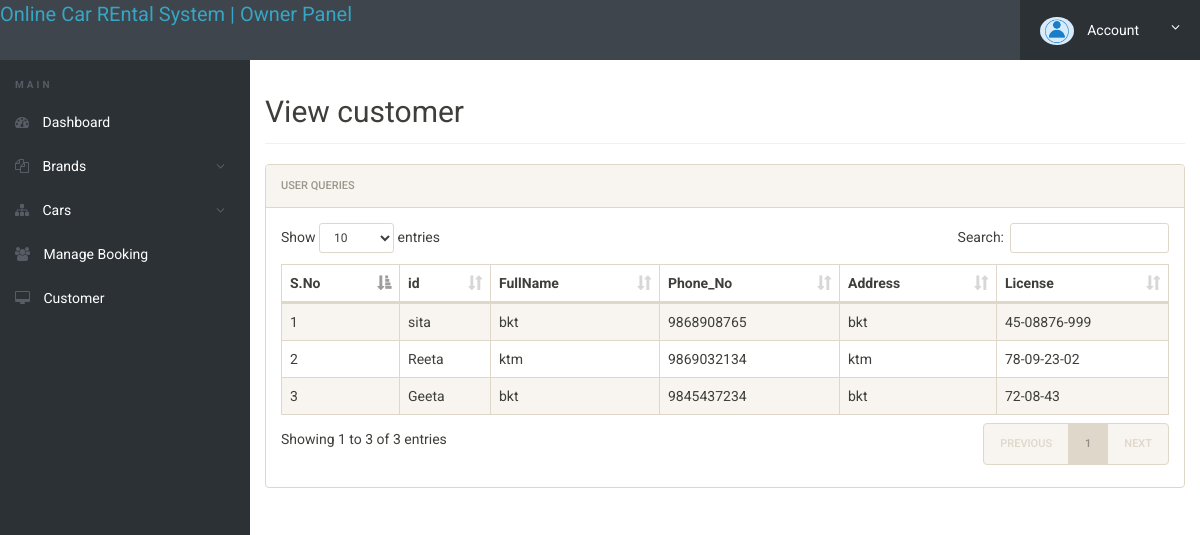
Screenshot of /OnlineCarRent/admin/view-customer.php (signed in) with the database file from the repository.
### tables this page shows
CREATE TABLE `tblcustomers` (
  `id` int(11) NOT NULL,
  `firstname` varchar(100) NOT NULL,
  `lastname` varchar(100) NOT NULL,
  `address` varchar(100) NOT NULL,
  `phoneno` varchar(50) NOT NULL,
  `license` varchar(60) NOT NULL,
  `password` varchar(50) NOT NULL
);

### OnlineCarRent/admin/view-customer.php (the view, shortened to what this page needs)
<?php
include('includes/config.php');
?>
<!doctype html>
<html lang="en" class="no-js">
<head>
    <link rel="stylesheet" href="css/font-awesome.min.css">
    <link rel="stylesheet" href="css/bootstrap.min.css">
    <link rel="stylesheet" href="css/dataTables.bootstrap.min.css">
    <link rel="stylesheet" href="css/bootstrap-social.css">
    <link rel="stylesheet" href="css/bootstrap-select.css">
    <link rel="stylesheet" href="css/fileinput.min.css">
    <link rel="stylesheet" href="css/awesome-bootstrap-checkbox.css">
    <link rel="stylesheet" href="css/style.css">
</head>
<body>
    <?php include('includes/header.php');?>
    <div class="ts-main-content">
        <?php include('includes/leftbar.php');?>
        <div class="content-wrapper">
            <div class="container-fluid">
                <div class="row">
                    <div class="col-md-12">
                        <h2 class="page-title">View customer</h2>
                        <div class="panel panel-default">
                            <div class="panel-heading">User queries</div>
                            <div class="panel-body">
                                <table id="zctb" class="display table table-striped table-bordered table-hover" cellspacing="0" width="100%">
                                    <thead>
                                        <tr>
                                            <th>S.No</th>
                                            <th>id</th>
                                            <th>FullName</th>
                                            <th>Phone_No</th>
                                            <th>Address</th>
                                            <th>License</th>
                                        </tr>
                                    </thead>
                                    <tbody>
                                        <?php
                                        $sql = "SELECT * from  tblcustomers ";
                                        $query = $dbh->prepare($sql);
                                        $query->execute();
                                        $results = $query->fetchAll(PDO::FETCH_OBJ);
                                        $cnt = 1;
                                        if($query->rowCount() > 0) {
                                            foreach($results as $result) { ?>
                                                <tr>
                                                    <td><?php echo htmlentities($cnt);?></td>
                                                    <td><?php echo htmlentities($result->firstname);?></td>
                                                    <td><?php echo htmlentities($result->address);?></td>
                                                    <td><?php echo htmlentities($result->phoneno);?></td>
                                                    <td><?php echo htmlentities($result->address);?></td>
                                                    <td><?php echo htmlentities($result->license);?></td>
                                                </tr>
                                            <?php
                                            $cnt = $cnt + 1;
                                        }} ?>
                                    </tbody>
                                </table>
                            </div>
                        </div>
                    </div>
                </div>
            </div>
        </div>
    </div>
</body>
</html>

### OnlineCarRent/admin/css/style.css (style rules this page uses)
html { font-size: 14px; }
@media only screen and (min-width: 480px) { html { font-size: 17px; } }
@media only screen and (min-width: 768px) { html { font-size: 14px; } }
body { font-size: 1em; }
.panel { overflow: hidden; }
.page-title { padding-bottom: 15px; margin-bottom: 20px; border-bottom: 1px solid #f0f0f0; }
.ts-main-content .content-wrapper { padding-top: 15px; margin-top: 60px; }
@media only screen and (min-width: 992px) { .ts-main-content .content-wrapper { margin-left: 250px; } }

### rows the page displays
tblcustomers: firstname "sita", address "bkt", phoneno "9868908765", license "45-08876-999"
tblcustomers: firstname "Reeta", address "ktm", phoneno "9869032134", license "78-09-23-02"
tblcustomers: firstname "Geeta", address "bkt", phoneno "9845437234", license "72-08-43"
